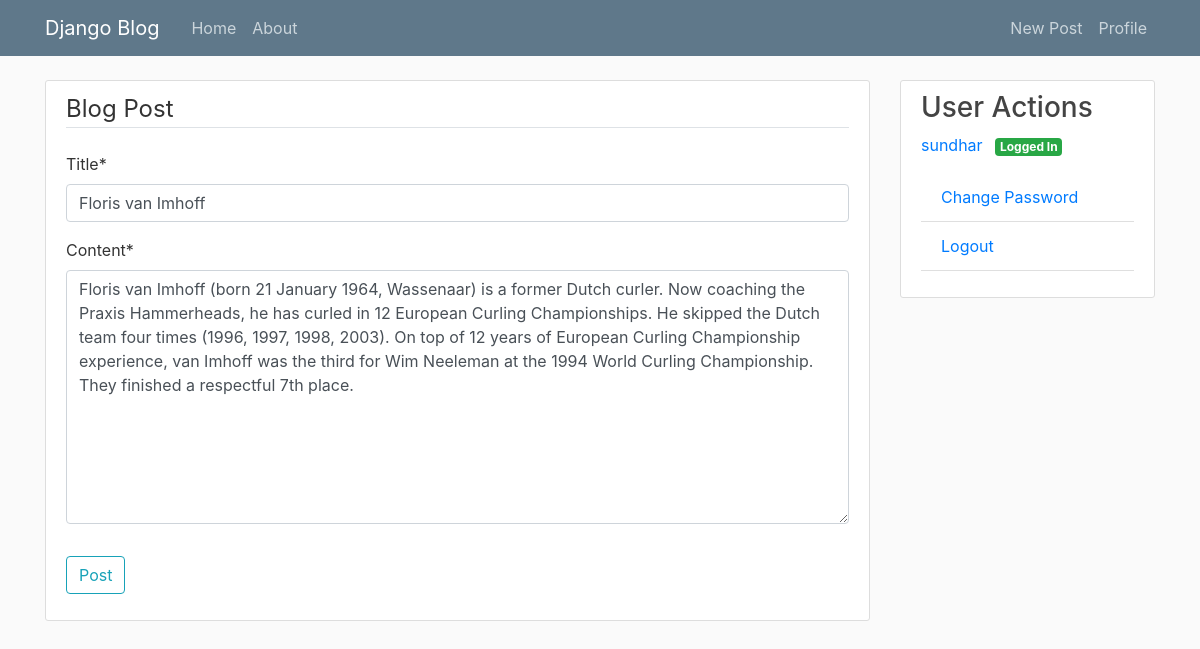
The page /post/31/update (signed in) on the database its author committed.
### blog/models.py (models this page shows, shortened)
class Post(models.Model):
  title = models.CharField(max_length = 100)
  content = models.TextField()
  date_posted = models.DateTimeField(default=timezone.now)
  author = models.ForeignKey(User, on_delete=models.CASCADE) # Deletes the post if the user is deleted

### blog/views.py (the view, shortened to what this page needs)
# urls.py: path('post/<int:pk>/update', PostUpdateView.as_view(), name='post-update'),
class PostUpdateView(LoginRequiredMixin, UserPassesTestMixin, UpdateView):
  model = Post
  fields = ['title', 'content']
  def test_func(self):
    post = self.get_object()
    if self.request.user == post.author:
      return True
    return False

### blog/templates/blog/post_form.html (shortened to what this page needs)
{% extends "blog/base.html" %}
{% load crispy_forms_tags %}
{% block content %}
  <div class="content-section">
    <form method="POST">
      <fieldset class="form-group">
        <legend class="border-bottom mb-4">Blog Post</legend>
        {{ form|crispy }}
      </fieldset>
      <div class="form-group">
        <button class="btn btn-outline-info" type="submit">Post</button>
      </div>
    </form>
  </div>
{% endblock content %}

### blog/templates/blog/base.html (shortened to what this page needs)
{% load static %}
<!DOCTYPE html>
<html lang="en">
<head>
  <link rel="stylesheet" href="https://stackpath.bootstrapcdn.com/bootstrap/4.4.1/css/bootstrap.min.css">
  <link rel="stylesheet" type="text/css" href="{% static 'blog/main.css' %}">
</head>
<body>
  <header class="site-header">
    <nav class="navbar navbar-expand-md navbar-dark bg-steel fixed-top">
      <div class="container">
        <a class="navbar-brand mr-4" href="{% url 'blog-about' %}">Django Blog</a>
        <div class="collapse navbar-collapse" id="navbarToggle">
          <div class="navbar-nav mr-auto">
            <a class="nav-item nav-link" href="{% url 'blog-home' %}">Home</a>
            <a class="nav-item nav-link" href="{% url 'blog-about' %}">About</a>
          </div>
          <div class="navbar-nav">
            {% if user.is_authenticated %}
              <a class="nav-item nav-link" href="{% url 'post-create' %}">New Post</a>
              <a class="nav-item nav-link" href="{% url 'profile' %}">Profile</a>
            {% endif %}
          </div>
        </div>
      </div>
    </nav>
  </header>
  <main role="main" class="container">
    <div class="row">
      <div class="col-md-9">
        {% block content %}{% endblock %}
      </div>
      <div class="col-md-3">
        <div class="content-section">
          <h3>
            {% if user.is_authenticated %}
              User
            {% else %}
              Guest
            {% endif %}
            Actions
          </h3>
          <p class='text-muted'>
            {% if user.is_authenticated %}
              <a class="mr-2 no-decoration" href="{% url 'user-posts' user.username %}">
                {{ user }}
              </a>
              <span class="badge badge-success">
                Logged In
              </span>
            {% endif %}
            <div class="list-group list-group-flush">
              {% if user.is_authenticated %}
              <a class="list-group-item list-group-item no-decoration" href="{% url 'password_change' %}">Change Password</a>
              <a class="list-group-item list-group-item no-decoration" href="{% url 'logout' %}">Logout</a>
              {% else %}
              <a class="list-group-item list-group-item no-decoration" href="{% url 'login' %}">Login</a>
              <a class="list-group-item list-group-item no-decoration" href="{% url 'register' %}">Register</a>
              {% endif %}
            </div>
          </p>
        </div>
      </div>
    </div>
  </main>
</body>
</html>

### blog/static/blog/main.css (style rules this page uses)
body { background: #fafafa; color: #333333; margin-top: 5rem; }
h1, h2, h3, h4, h5, h6 { color: #444444; }
.bg-steel { background-color: #5f788a; }
.site-header .navbar-nav .nav-link { color: #cbd5db; }
.content-section { background: #ffffff; padding: 10px 20px; border: 1px solid #dddddd; border-radius: 3px; margin-bottom: 20px; }
.no-decoration, .no-decoration:hover, .no-decoration:focus { text-decoration: none; }

### rows shown on the page
Post: title "Floris van Imhoff", content "Floris van Imhoff (born 21 January 1964, Wassenaar) is a former Dutch curler. Now coaching the Praxis Hammerheads, he has curled in 12 European Curling Championships. He skipped the Dutch team four times (1996, 1997, 1998, 2003). On top of 12 years of European Curling Championship experience, van Imhoff was the third for Wim Neeleman at the 1994 World Curling Championship. They finished a respectful 7th place."

### other values the page prints
{{ user }} "sundhar"
